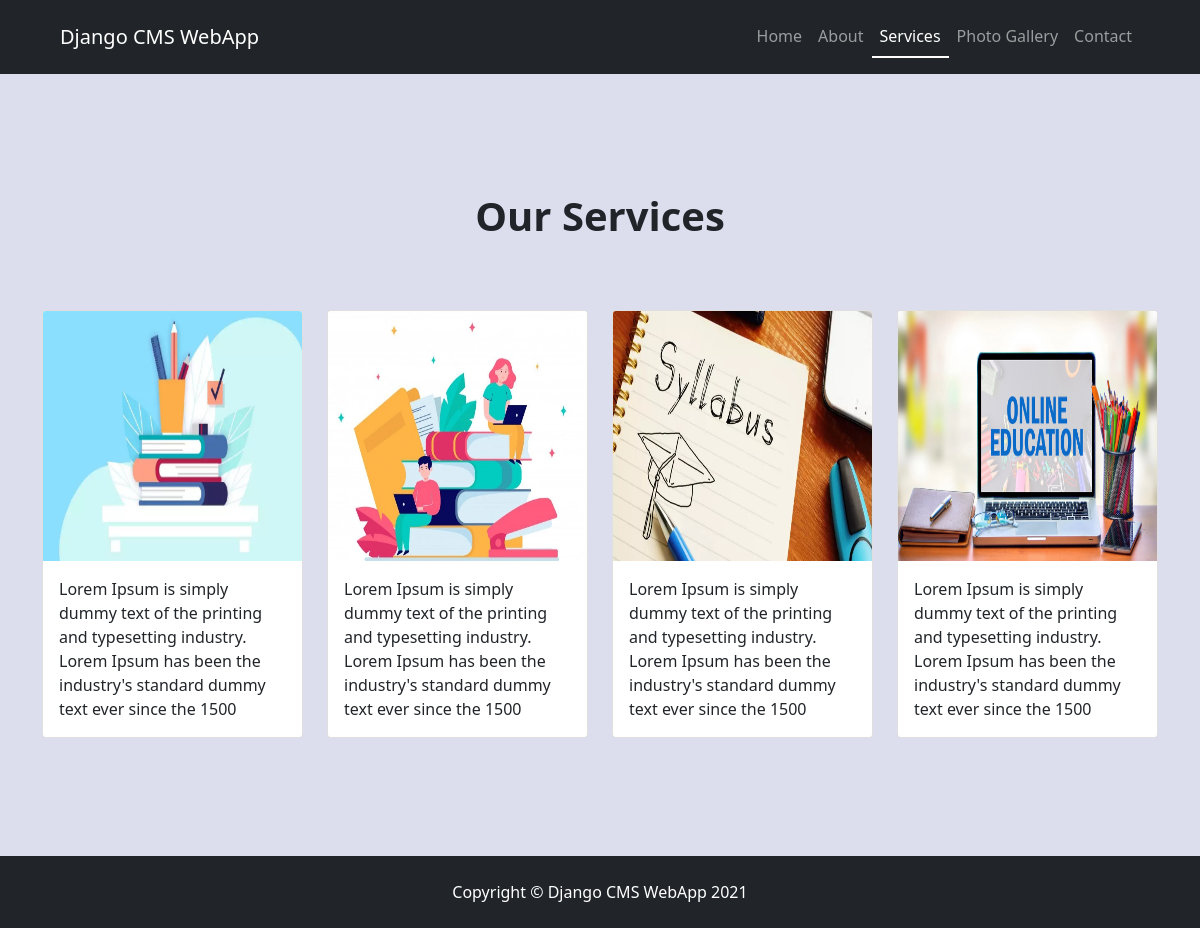
Page /services/ on the committed database.
### cmsapp/models.py (models this page shows, shortened)
class Cards(models.Model):
    photo       = models.ImageField(upload_to="cards")
    description       = models.CharField(max_length=150)

### cmsapp/views.py (the view)
# urls.py: path('services/', views.services, name='services'),
def services(request):
    cards = Cards.objects.all()
    return render(request,'services.html',{'cards' : cards})

### cmsapp/templates/services.html (shortened to what this page needs)
{% extends 'base.html' %}
{% block servicesactive %}active{% endblock servicesactive %}
{% block body %}
<div class="container-fluid py-5" style="background-color: #dcdeee;">
<h1 class="text-center mt-5" style="font-weight:bold !important; margin-top:70px!important">Our Services</h2>
<div class="container mt-5" style="margin-top:70px!important;margin-bottom:70px!important">
    <div class="row d-flex justify-content-center">
        {% for x in cards %}
        <div class="col-lg-3 d-flex justify-content-center">
            <div class="card" style="width: 18rem;">
                <img src="{{x.photo.url}}" height="250px" class="card-img-top" alt="...">
                <div class="card-body">
                    <p class="card-text" >{{x.description}}</p>
                </div>
            </div>
        </div>
        {% endfor %}
    </div>
</div>
</div>
{% endblock body %}

### rows in the picture
Cards: photo (picture), description "Lorem Ipsum is simply dummy text of the printing and typesetting industry. Lorem Ipsum has been the industry's standard dummy text ever since the 1500"
Cards: photo (picture), description "Lorem Ipsum is simply dummy text of the printing and typesetting industry. Lorem Ipsum has been the industry's standard dummy text ever since the 1500"
Cards: photo (picture), description "Lorem Ipsum is simply dummy text of the printing and typesetting industry. Lorem Ipsum has been the industry's standard dummy text ever since the 1500"
Cards: photo (picture), description "Lorem Ipsum is simply dummy text of the printing and typesetting industry. Lorem Ipsum has been the industry's standard dummy text ever since the 1500"
